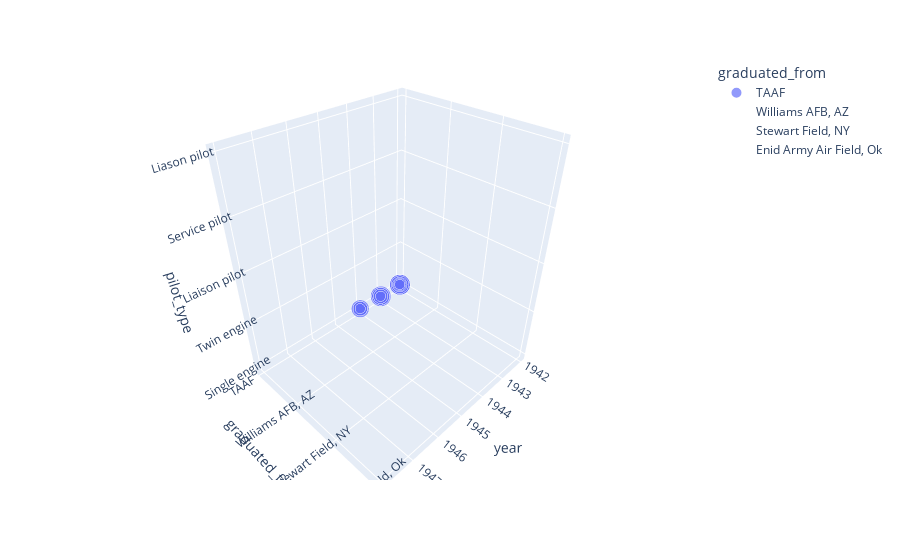

Notebook cell for this chart:
### Code cell
fig = px.scatter_3d(df, x='year', y='graduated_from', z='pilot_type', size='number_of_aerial_victory_credits', color='graduated_from',
                    hover_data=['graduated_from','pilot_type'])
fig.show()

### Figure 1 — Plotly figure (JSON) as saved in the notebook; plotly's stock layout.template omitted (floating-point values rounded to 4 significant figures; data arrays with more than 128 entries replaced by an {"elided": "..."} marker saying what was removed)
{"data": [{"hovertemplate": "graduated_from=%{y}<br>year=%{x}<br>pilot_type=%{z}<br>number_of_aerial_victory_credits=%{marker.size}<extra></extra>", "legendgroup": "TAAF", "marker": {"color": "#636efa", "size": {"elided": "993 float values"}, "sizemode": "area", "sizeref": 0.01, "symbol": "circle"}, "mode": "markers", "name": "TAAF", "scene": "scene", "showlegend": true, "type": "scatter3d", "x": {"elided": "993 int values"}, "y": {"elided": "993 str values"}, "z": {"elided": "993 str values"}}, {"hovertemplate": "graduated_from=%{y}<br>year=%{x}<br>pilot_type=%{z}<br>number_of_aerial_victory_credits=%{marker.size}<extra></extra>", "legendgroup": "Williams AFB, AZ", "marker": {"color": "#EF553B", "size": [0, 0, 0, 0, 0, 0, 0, 0, 0, 0], "sizemode": "area", "sizeref": 0.01, "symbol": "circle"}, "mode": "markers", "name": "Williams AFB, AZ", "scene": "scene", "showlegend": true, "type": "scatter3d", "x": [1948, 1948, 1948, 1948, 1948, 1948, 1948, 1948, 1948, 1948], "y": ["Williams AFB, AZ", "Williams AFB, AZ", "Williams AFB, AZ", "Williams AFB, AZ", "Williams AFB, AZ", "Williams AFB, AZ", "Williams AFB, AZ", "Williams AFB, AZ", "Williams AFB, AZ", "Williams AFB, AZ"], "z": ["Single engine", "Single engine", "Single engine", "Single engine", "Single engine", "Single engine", "Single engine", "Single engine", "Single engine", "Single engine"]}, {"hovertemplate": "graduated_from=%{y}<br>year=%{x}<br>pilot_type=%{z}<br>number_of_aerial_victory_credits=%{marker.size}<extra></extra>", "legendgroup": "Stewart Field, NY", "marker": {"color": "#00cc96", "size": [0, 0], "sizemode": "area", "sizeref": 0.01, "symbol": "circle"}, "mode": "markers", "name": "Stewart Field, NY", "scene": "scene", "showlegend": true, "type": "scatter3d", "x": [1945, 1946], "y": ["Stewart Field, NY", "Stewart Field, NY"], "z": ["Single engine", "Single engine"]}, {"hovertemplate": "graduated_from=%{y}<br>year=%{x}<br>pilot_type=%{z}<br>number_of_aerial_victory_credits=%{marker.size}<extra></extra>", "legendgroup": "Enid Army Air Field, Ok", "marker": {"color": "#ab63fa", "size": [0], "sizemode": "area", "sizeref": 0.01, "symbol": "circle"}, "mode": "markers", "name": "Enid Army Air Field, Ok", "scene": "scene", "showlegend": true, "type": "scatter3d", "x": [1946], "y": ["Enid Army Air Field, Ok"], "z": ["Twin engine"]}], "layout": {"legend": {"itemsizing": "constant", "title": {"text": "graduated_from"}, "tracegroupgap": 0}, "margin": {"t": 60}, "scene": {"domain": {"x": [0, 1], "y": [0, 1]}, "xaxis": {"title": {"text": "year"}}, "yaxis": {"categoryarray": ["TAAF", "Williams AFB, AZ", "Stewart Field, NY", "Enid Army Air Field, Ok"], "categoryorder": "array", "title": {"text": "graduated_from"}}, "zaxis": {"title": {"text": "pilot_type"}}}}}
